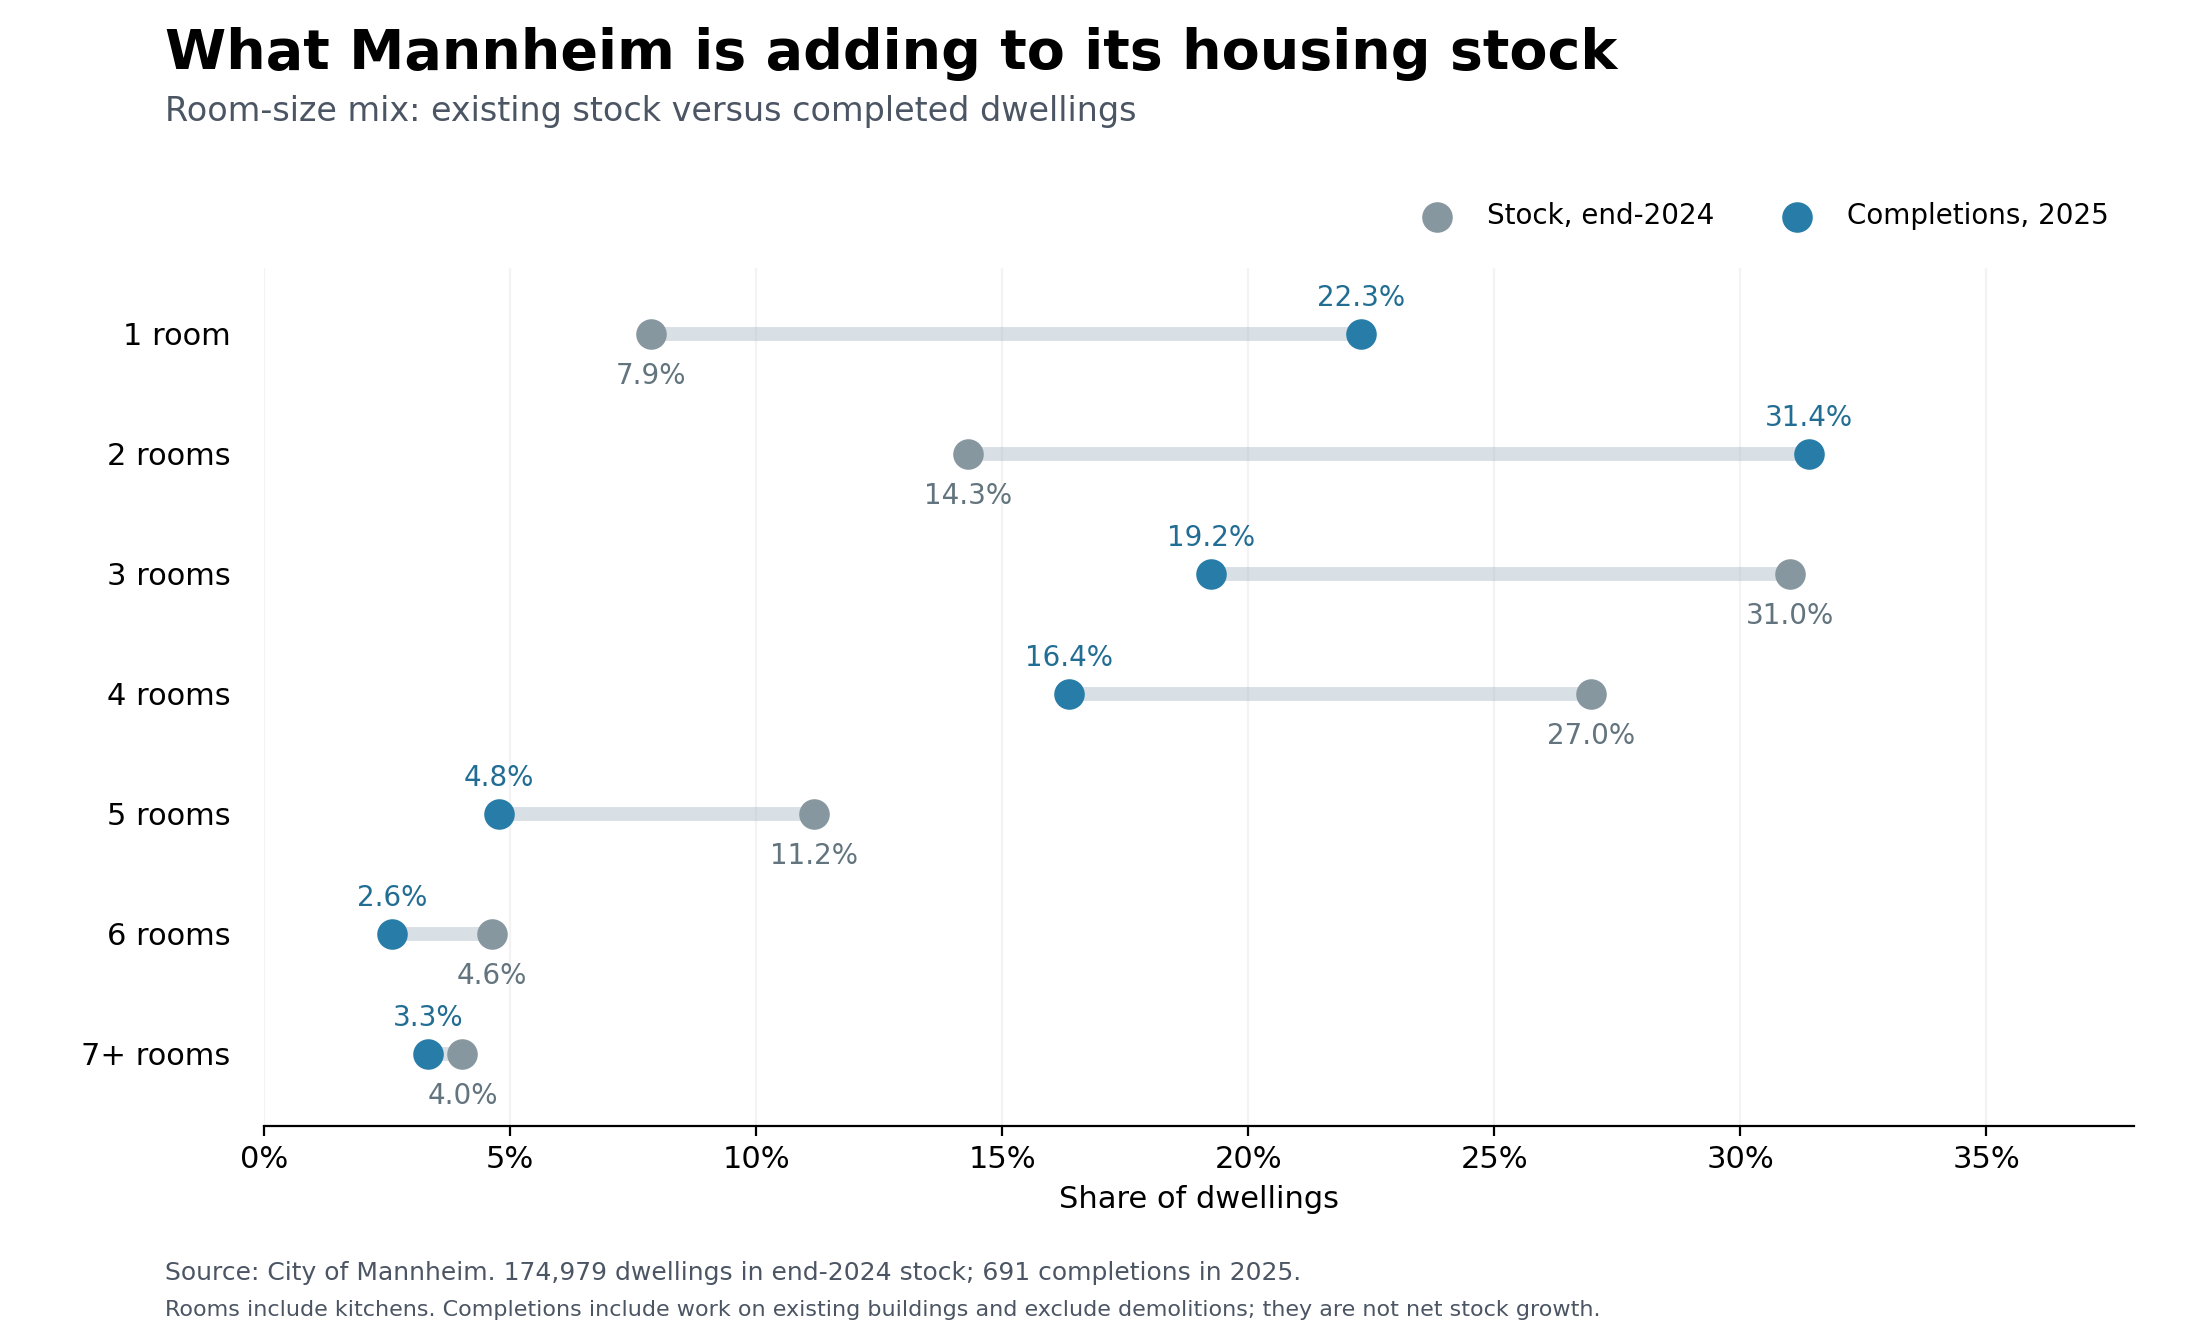

The script that saved this image:
# Compare citywide room-size shares in end-2024 stock and 2025 completions.

source("scripts/00_helpers.R")
check_packages(c("dplyr", "readr", "tidyr", "ggplot2", "scales"))
library(dplyr)
library(ggplot2)

room_columns <- c("w1", "w2", "w3", "w4", "w5", "w6", "w7plus")
categories <- c("1 room", "2 rooms", "3 rooms", "4 rooms", "5 rooms", "6 rooms", "7+ rooms")
stock <- read_areas("dwellings_2024.csv", c("total", room_columns))
stopifnot(all(rowSums(as.data.frame(stock[, room_columns])) == stock$total))
stock_counts <- colSums(as.data.frame(stock[, room_columns]))

completions <- readr::read_csv(file.path(data_dir, "completions_2025.csv"), show_col_types = FALSE)
stopifnot(nrow(completions) == 7L, !anyDuplicated(completions$category),
          setequal(categories, completions$category),
          all(is.finite(completions$completions_count)),
          all(completions$completions_count >= 0))

plot_data <- data.frame(category = categories, stock_count = as.numeric(stock_counts)) |>
  left_join(completions, by = "category") |>
  mutate(
    stock_share = 100 * stock_count / sum(stock_count),
    completion_share = 100 * completions_count / sum(completions_count),
    category = factor(category, levels = rev(categories))
  )

long <- plot_data |>
  select(category, stock_share, completion_share) |>
  tidyr::pivot_longer(c(stock_share, completion_share), names_to = "type", values_to = "share") |>
  mutate(type = if_else(type == "stock_share", "Stock, end-2024", "Completions, 2025"))

plot <- ggplot() +
  geom_segment(data = plot_data, aes(x = stock_share, xend = completion_share,
                                    y = category, yend = category),
               colour = "#d8dfe5", linewidth = 3, lineend = "round") +
  geom_point(data = long, aes(share, category, colour = type), size = 4) +
  geom_text(data = plot_data, aes(stock_share, category, label = sprintf("%.1f%%", stock_share)),
            vjust = 2, size = 3.3, colour = "#62747d") +
  geom_text(data = plot_data, aes(completion_share, category, label = sprintf("%.1f%%", completion_share)),
            vjust = -0.9, size = 3.3, colour = "#216d93") +
  scale_colour_manual(values = c("Stock, end-2024" = "#8797a0", "Completions, 2025" = "#277da8")) +
  scale_x_continuous(labels = scales::label_percent(scale = 1), limits = c(0, 40)) +
  labs(title = "What Mannheim is adding to its housing stock",
       subtitle = "Room-size mix: existing stock versus completed dwellings",
       x = "Share of dwellings", y = NULL, colour = NULL,
       caption = paste("Source: City of Mannheim. Rooms include kitchens.",
                       "Completions include work on existing buildings and exclude demolitions; they are not net stock growth.",
                       sep = "\n")) +
  theme_minimal(base_size = 12) +
  theme(legend.position = "top", panel.grid.major.y = element_blank(),
        panel.grid.minor = element_blank(), plot.title = element_text(face = "bold"),
        plot.caption = element_text(hjust = 0, size = 8))

ggsave(file.path(figure_dir, "04_stock_vs_completions.png"), plot,
       width = 11, height = 6.7, dpi = 300, bg = "white")
